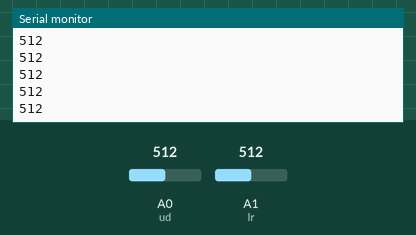
Simulated run of this sketch. Board: Arduino Uno, built with avr-gcc and run on an emulated ATmega328P. On the bench: the last lines printed to the serial monitor. Inputs (shaded band) come from the test bench; at power-on: A1 (lr) = 512, A0 (ud) = 512. No radio packets arrive unless stated.

Above: at 1.2 s.
1.3 s: A1 (lr) set to 610
At 2.2 s:
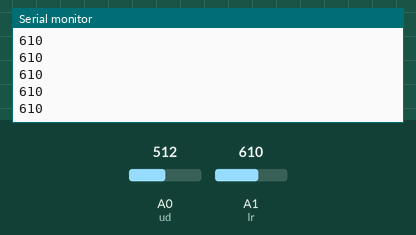
2.8 s: A1 (lr) set to 590
At 3.4 s:
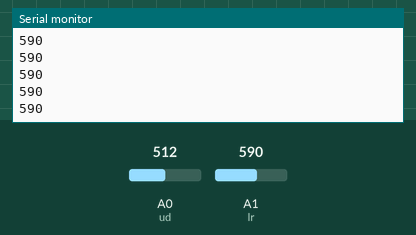
Timing chart, 0 to 5.8 s (numbered marks = the images above; inputs shaded):
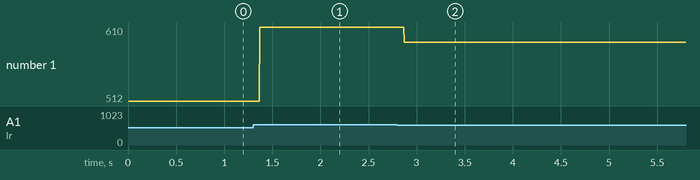

The sketch:

Maze_Robot_TM.ino
```cpp
#include <SPI.h>
#include <nRF24L01.h>
#include <RF24.h>

RF24 radio(7, 8);
int ud = A0, lr = A1, ud_v, lr_v;
char v;
const byte rxAddr[6] = "00001";

void setup()
{
  Serial.begin(9600);
  radio.begin();
  radio.setRetries(15, 15);
  radio.openWritingPipe(rxAddr);
  radio.stopListening();
}

void loop()
{
  ud_v = analogRead(ud);
  lr_v = analogRead(lr);
  Serial.println(lr_v);
  v = ud_v>600?'1':(ud_v<400?'2':(lr_v>600?'4':(lr_v<400?'3':'5')));
  //Serial.println(v);
  radio.write(&v, sizeof(v));
}
```

Measured:
- after the input at 1.3 s, the serial monitor: prints a new line after 0.07 s (image 1)
- after the input at 2.8 s, the serial monitor: prints a new line after 0.07 s (image 2)
- plotted number 1: 512 → 610 after the input at 1.3 s, 610 → 590 after the input at 2.8 s
